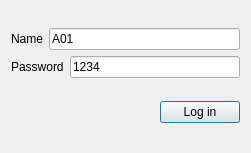
<?xml version="1.0" encoding="UTF-8"?>
<ui version="4.0">
 <class>LoginDialog</class>
 <widget class="QDialog" name="LoginDialog">
  <property name="geometry">
   <rect>
    <x>0</x>
    <y>0</y>
    <width>251</width>
    <height>153</height>
   </rect>
  </property>
  <property name="windowTitle">
   <string>Admin Login</string>
  </property>
  <layout class="QVBoxLayout" name="verticalLayout_2">
   <item>
    <layout class="QVBoxLayout" name="verticalLayout">
     <item>
      <layout class="QHBoxLayout" name="horizontalLayout">
       <item>
        <widget class="QLabel" name="label_name">
         <property name="text">
          <string>Name</string>
         </property>
        </widget>
       </item>
       <item>
        <widget class="QLineEdit" name="lineEdit_name">
         <property name="text">
          <string>A01</string>
         </property>
        </widget>
       </item>
      </layout>
     </item>
     <item>
      <layout class="QHBoxLayout" name="horizontalLayout_2">
       <item>
        <widget class="QLabel" name="label_password">
         <property name="text">
          <string>Password</string>
         </property>
        </widget>
       </item>
       <item>
        <widget class="QLineEdit" name="lineEdit_password">
         <property name="text">
          <string>1234</string>
         </property>
        </widget>
       </item>
      </layout>
     </item>
    </layout>
   </item>
   <item>
    <layout class="QHBoxLayout" name="horizontalLayout_3">
     <item>
      <spacer name="horizontalSpacer">
       <property name="orientation">
        <enum>Qt::Horizontal</enum>
       </property>
       <property name="sizeHint" stdset="0">
        <size>
         <width>40</width>
         <height>20</height>
        </size>
       </property>
      </spacer>
     </item>
     <item>
      <widget class="QPushButton" name="pushButton_login">
       <property name="text">
        <string>Log in</string>
       </property>
      </widget>
     </item>
    </layout>
   </item>
  </layout>
 </widget>
 <resources/>
 <connections/>
</ui>
